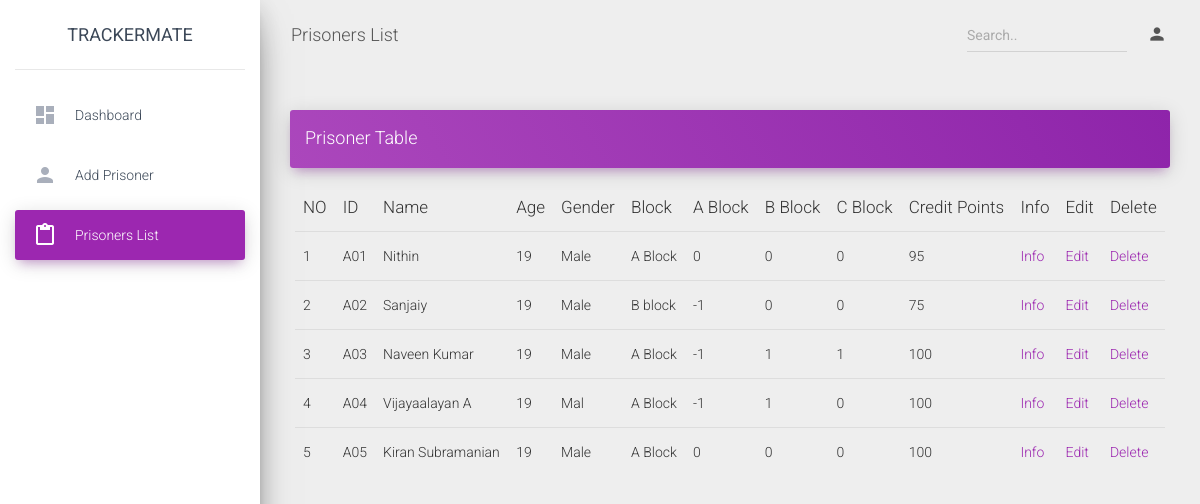
The page /dash/WardenPrisoners.php (signed in) on the database its author committed.
### tables this page shows
CREATE TABLE `prisonertable` (
  `Id` varchar(3) NOT NULL,
  `PrisonerName` varchar(20) NOT NULL,
  `Age` int(2) NOT NULL,
  `Gender` varchar(7) NOT NULL,
  `BlockAt` varchar(7) NOT NULL,
  `A_Block` tinyint(1) NOT NULL,
  `B_Block` tinyint(1) NOT NULL,
  `C_Block` tinyint(1) NOT NULL,
  `Credit_points` int(11) NOT NULL,
  `Images` longtext NOT NULL,
  `Crimes` int(5) NOT NULL,
  `Prisoner_address` varchar(500) NOT NULL,
  `Identification_marks` varchar(200) NOT NULL,
  `Remarks` varchar(500) NOT NULL,
  `Balance` int(6) NOT NULL,
  `source` varchar(300) NOT NULL,
  `destination` varchar(300) NOT NULL,
  `start_at` time NOT NULL,
  `end_at` time NOT NULL
);

### dash/WardenPrisoners.php (the view, shortened to what this page needs)
<?php
$connection = mysqli_connect('localhost', 'root', '');
$result = mysqli_query($connection,"SELECT * FROM prisonertable");
?>
<!DOCTYPE html>
<html lang="en">
<head>
  <link rel="stylesheet" href="https://maxcdn.bootstrapcdn.com/font-awesome/latest/css/font-awesome.min.css">
  <link href="../assets/css/material-dashboard.css?v=2.1.2" rel="stylesheet" />
  <link href="../assets/demo/demo.css" rel="stylesheet" />
</head>
<body class="">
  <div class="wrapper ">
    <div class="sidebar" data-color="purple" data-background-color="white" data-image="../assets/img/sidebar-1.jpg">
      <div class="logo"><a href="../index.php" class="simple-text logo-normal">
      TrackerMate
        </a></div>
      <div class="sidebar-wrapper">
        <ul class="nav">
          <li class="nav-item  ">
            <a class="nav-link" href="WardenDashboard.php">
              <i class="material-icons">dashboard</i>
              <p>Dashboard</p>
            </a>
          </li>
          <li class="nav-item ">
            <a class="nav-link" href="WardenAddPrisoner.php">
              <i class="material-icons">person</i>
              <p>Add Prisoner</p>
            </a>
          </li>
          <li class="nav-item active ">
            <a class="nav-link" href="WardenPrisoners.php">
              <i class="material-icons">content_paste</i>
              <p>Prisoners List</p>
            </a>
          </li>
        </ul>
      </div>
    </div>
    <div class="main-panel">
      <nav class="navbar navbar-expand-lg navbar-transparent navbar-absolute fixed-top ">
        <div class="container-fluid">
          <div class="navbar-wrapper">
            <a class="navbar-brand" href="javascript:;">Prisoners List</a>
          </div>
          <div class="collapse navbar-collapse justify-content-end">
            <form class="navbar-form">
              <div class="input-group no-border">
                <input type="text" id="myInput"  class="form-control" onkeyup="myFunction()" placeholder="Search..">
                  <div class="ripple-container"></div>
              </div>
            </form>
            <ul class="navbar-nav">
              <li class="nav-item dropdown">
                <a class="nav-link" href="javascript:;" id="navbarDropdownProfile" data-toggle="dropdown" aria-haspopup="true" aria-expanded="false">
                  <i class="material-icons">person</i>
                </a>
              </li>
            </ul>
          </div>
        </div>
      </nav>
      <div class="content">
        <div class="container-fluid">
          <div class="row">
            <div class="col-md-12">
              <div class="card card-plain">
                <div class="card-header card-header-primary">
                  <h4 class="card-title mt-0">Prisoner Table</h4>
                </div>
                <div class="card-body">
                  <div class="table-responsive">
                    <table id="myTable" class="table table-hover">
                      <thead class="">
                        <th>
                          NO
                        </th>
                        <th>
                          ID
                        </th>
                        <th>
                          Name
                        </th>
                        <th>
                          Age
                        </th>
                        <th>
                          Gender
                        </th>
                        <th>
                          Block
                        </th>
                        <th>
                          A Block
                        </th>
                        <th>
                          B Block
                        </th>
                        <th>
                          C Block
                        </th>
                        <th>
                          Credit Points
                        </th>
                        <th>
                          Info
                        </th>
                        <th>
                          Edit
                        </th>
                        <th>
                          Delete
                        </th>
                      </thead>
                      <tbody>
                        <?php
                        if (mysqli_num_rows($result) > 0) {
                          $count=1;
                          while($row = mysqli_fetch_assoc($result)) { ?>
                            <tr><td ><?php echo $count; ?></td>
                            <td><?php echo $row["Id"]; ?></td>
                            <td ><?php echo $row["PrisonerName"]; ?></td>
                            <td><?php echo $row["Age"]; ?></td>
                            <td ><?php echo $row["Gender"]; ?></td>
                            <td ><?php echo $row["BlockAt"]; ?></td>
                            <td ><?php echo $row["A_Block"]; ?></td>
                            <td><?php echo $row["B_Block"]; ?></td>
                            <td ><?php echo $row["C_Block"]; ?></td>
                            <td><?php echo $row["Credit_points"]; ?></td>
                            <td>
                              <a href="Wardenprisonerinfo.php?id=<?php echo $row["Id"];  ?>">Info</a>
                            </td>
                            <td >
                            <a href="WardenPrisonersUpdate.php?id=<?php echo $row["Id"];  ?>">Edit</a>
                            </td>
                            <td>
                            <a href="WardenPrisonersDelete.php?id=<?php echo $row["Id"]; ?>">Delete</a>
                            </td>
                            </tr>
                            <?php $count++; }
                        } else {
                          echo "<td>0 results</td>";
                        }
                        ?>
                      </tbody>
                    </table>
                  </div>
                </div>
              </div>
            </div>
          </div>
        </div>
      </div>
    </div>
  </div>
</body>
</html>

### rows shown on the page
prisonertable: Id "A01", PrisonerName "Nithin", Age "19", Gender "Male", BlockAt "A Block", A_Block "0", B_Block "0", C_Block "0", Credit_points "95"
prisonertable: Id "A02", PrisonerName "Sanjaiy", Age "19", Gender "Male", BlockAt "B block", A_Block "-1", B_Block "0", C_Block "0", Credit_points "75"
prisonertable: Id "A03", PrisonerName "Naveen Kumar", Age "19", Gender "Male", BlockAt "A Block", A_Block "-1", B_Block "1", C_Block "1", Credit_points "100"
prisonertable: Id "A04", PrisonerName "Vijayaalayan A", Age "19", Gender "Mal", BlockAt "A Block", A_Block "-1", B_Block "1", C_Block "0", Credit_points "100"
prisonertable: Id "A05", PrisonerName "Kiran Subramanian", Age "19", Gender "Male", BlockAt "A Block", A_Block "0", B_Block "0", C_Block "0", Credit_points "100"
